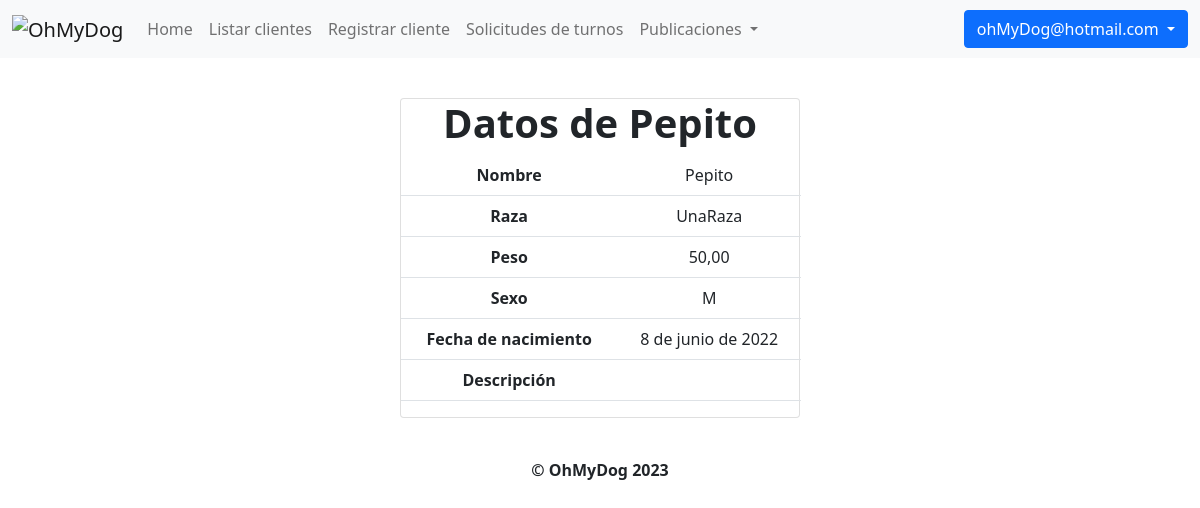
/mis_perros/6/ (signed in), run on the app's committed database.
### OhMyDog/models.py (models this page shows, shortened)
class Usuario(AbstractBaseUser, PermissionsMixin):
    mail = models.EmailField(unique=True)
    password = models.CharField(max_length=255)
    cliente = models.OneToOneField(Cliente, null=True, on_delete=models.CASCADE)
    habilitado = models.BooleanField(default=True)
    primer_inicio = models.BooleanField(default=True)
    is_staff = models.BooleanField(default=False)
    USERNAME_FIELD = "mail"
    objects = UsuarioManager()

### OhMyDog/modelos/perros/perros.py (models this page shows, shortened)
class Perro(models.Model):
    id = models.BigAutoField(primary_key=True)
    dueño = models.ForeignKey(
        Cliente, null=False, on_delete=models.CASCADE, related_name="perros"
    )
    nombre = models.CharField(max_length=35, blank=False)
    raza = models.CharField(max_length=255, blank=False)
    peso = models.DecimalField(blank=False, max_digits=5, decimal_places=2)
    descripcion = models.CharField(max_length=255)
    fecha_de_nacimiento = models.DateField(blank=False)
    sexos = [("M", "Macho"), ("H", "Hembra")]
    sexo = models.CharField(max_length=1, choices=sexos, blank=False)
    habilitado = models.BooleanField(default=True)
    tiene_castracion = models.BooleanField(default=False)

### OhMyDog/views/clientes.py (the view)
# urls.py: path("mis_perros/<int:perro_id>/", datos_de_mi_perro, name="datos_de_mi_perro"),
@login_required
def datos_de_mi_perro(request, perro_id):
    perro = buscar_perro_por_id(perro_id)
    return render(request, "datos_de_mi_perro.html", {"perro": perro})

### OhMyDog/modelos/perros/__init__.py (called while the page is built)
def buscar_perro_por_id(id):
    perro = Perro.objects.get(id=id)
    return perro

### OhMyDog/templates/datos_de_mi_perro.html (shortened to what this page needs)
{% extends 'layout.html' %}
{% block content %}
<div class="containerPequeño">
	<div class="card cardPequeño" id="datos_de_perro">
		<h1>Datos de {{perro.nombre}}</h1>
		<table class="table" style="float: none; width: 400px">
			<tbody>
				<tr>
					<th scope="row">Nombre</th>
					<td>{{ perro.nombre }}</td>
				</tr>
				<tr>
					<th scope="row">Raza</th>
					<td>{{ perro.raza }}</td>
				</tr>
				<tr>
					<th scope="row">Peso</th>
					<td>{{ perro.peso }}</td>
				</tr>
				<tr>
					<th scope="row">Sexo</th>
					<td>{{ perro.sexo }}</td>
				</tr>
				<tr>
					<th scope="row" type="date">Fecha de nacimiento</th>
					<td>{{ perro.fecha_de_nacimiento }}</td>
				</tr>
				<tr>
					<th scope="row">Descripción</th>
					<td>{{ perro.descripcion }}</td>
				</tr>
			</tbody>
		</table>
	</div>
</div>
{%endblock%}

### OhMyDog/templates/layout.html (shortened to what this page needs)
<!DOCTYPE html>
<html>
	<head>
		<link
			href="https://cdn.jsdelivr.net/npm/bootstrap@5.0.2/dist/css/bootstrap.min.css"
			rel="stylesheet"
		/>
	</head>
	<body>
		<header>
			<nav class="navbar navbar-expand-lg navbar-light bg-light">
				<div class="container-fluid">
					<a class="navbar-brand">
						<img src="http://imgfz.com/i/eq02Nh8.png" alt="OhMyDog" />
					</a>
					<div class="collapse navbar-collapse" id="navbarSupportedContent">
						<ul class="navbar-nav me-auto mb-2 mb-lg-0">
							{% if user.is_authenticated %}
								{% if user.is_staff %}
									<li class="nav-item">
										<a class="nav-link" href="{% url 'home' %}">Home</a>
									</li>
									<li class="nav-item">
										<a class="nav-link" href="{% url 'clientes' %}">Listar clientes</a>
									</li>
									<li class="nav-item">
										<a class="nav-link" href="{% url 'registrar_cliente' %}">Registrar cliente</a>
									</li>
									<li class="nav-item">
										<a class="nav-link" href="{% url 'solicitudes_de_turnos' %}">Solicitudes de turnos</a>
									</li>
									<li class="nav-item dropdown">
										<a
											class="nav-link dropdown-toggle"
											role="button"
											data-bs-toggle="dropdown"
											aria-expanded="false"
										>
											Publicaciones
										</a>
								</li>
								{% endif %}
							{% else %}
								<li class="nav-item">
									<a class="nav-link" href="{% url 'home' %}">Home</a>
								</li>
							{% endif %}
						</ul>
						{% if user.is_authenticated %}
							<li class="nav-item dropdown" style="border-radius: 6px; list-style-type: none;">
								<a class="btn {% if user.is_staff %} btn-primary {% else %} btn-success {% endif %} dropdown-toggle" href="#" id="navbarDropdown" role="button" data-bs-toggle="dropdown" aria-expanded="false">
									{{ user.mail }}
								</a>
							</li>
						{% else %}
							<li class="nav-item">
								<a class="btn btn-primary" id="iniciar_sesion" href="{% url 'login' %}">Iniciar sesión</a>
							</li>
						{% endif %}
					</div>
				</div>
			</nav>
		</header>
		<div class="content">
			{% block content %}{% endblock %}
		</div>
		<footer class="footer">
			<p style="text-align: center; font-weight: bold ">© OhMyDog 2023</p>
		</footer>
	</body>
</html>

### OhMyDog/templates/layout.html (style rules this page uses)
h1 { font-weight: bold; }
.containerPequeño { display: flex; justify-content: center; align-items: center; width: 100vw; height: 50vh; }
.cardPequeño { width: 400px; text-align: center; }

### data on the page
Usuario: mail "ohMyDog@hotmail.com"
Perro: nombre "Pepito", raza "UnaRaza", peso "50,00", sexo "M", fecha_de_nacimiento "8 de junio de 2022"
